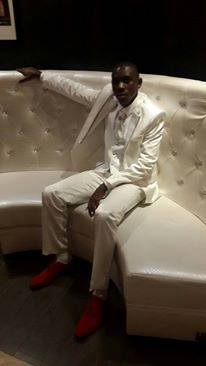
#> input picture ed1.jpg, 206 x 366 px
$ python corner_detection.py
#> lines starting #> are read from the running program, lines starting #| are printed output that depends on the picture
import numpy as np
from PIL import Image
import skimage.color as sc

i = np.array(Image.open("ed1.jpg"))
#> i is the input picture: shape (366, 206, 3); mean R, G, B 83.9, 73.5, 61.3
i_mono = sc.rgb2gray(i)
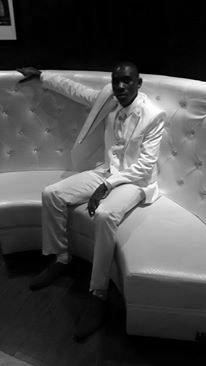
#> i_mono: shape (366, 206) float64; min 0, max 0.999, mean 0.294

 #Equalize the image and add noise
from skimage import exposure
import matplotlib.pyplot as plt
from PIL import Image
import numpy as np
import skimage

i_eq = exposure.equalize_hist(i_mono)
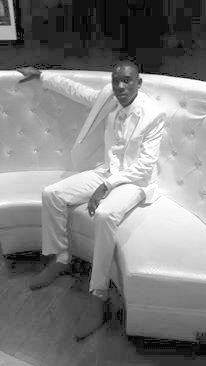
#> i_eq: shape (366, 206) float64; min 0.0303, max 1, mean 0.506


def corner_harr(im, min_distance = 10):
#> called with min_distance = 10
	from skimage.feature import corner_harris, corner_peaks
	mag = corner_harris(im)
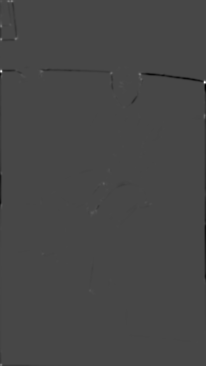
#> mag: shape (366, 206) float64; min -1.98, max 5.1, mean -0.00651; drawn with min black and max white
	return corner_peaks(mag, min_distance = min_distance)

harris = corner_harr(i_eq, 10)
#> harris = 91 pairs, first value 16 to 355, second value 13 to 193

def plot_harris(im, harris, markersize = 20, color = 'red'):
#> called with harris = array of shape (91, 2), markersize = 20, color = 'red'
	import matplotlib.pyplot as plt
	import numpy as np
	fig = plt.figure(figsize=(6, 6))
	fig.clf()
	ax = fig.gca()
	ax.imshow(np.array(im).astype(float), cmap=plt.get_cmap('gray'), interpolation='nearest', vmin=0, vmax=1)
	ax.plot(harris[:, 1], harris[:, 0], 'r+', color = color, markersize=markersize)
	plt.show()
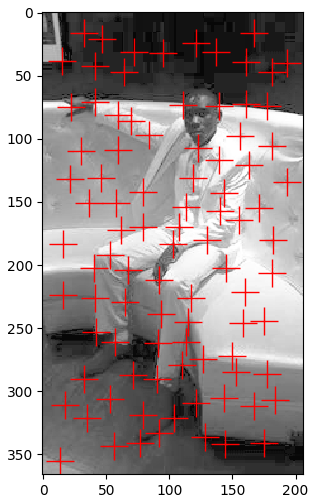
#> figure drawn by matplotlib, 1 panel
	return 'Done'

plot_harris(i_eq, harris)

$ run again, with ed2.jpg copied over ed1.jpg
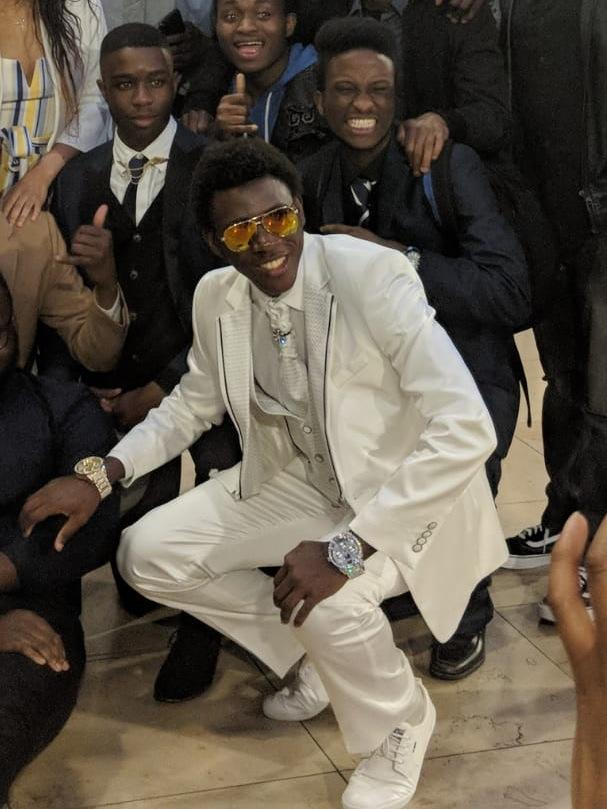
#> input picture ed2.jpg, 607 x 809 px
#> i is the input picture: shape (809, 607, 3); mean R, G, B 93.8, 85.1, 73.1
#> in corner_harr, `mag = corner_harris(im)`:
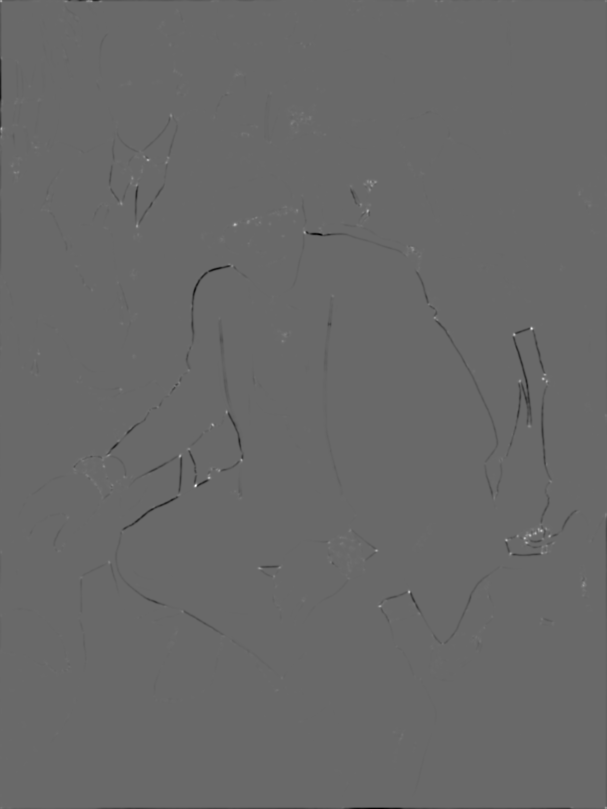
#> mag: shape (809, 607) float64; min -1.99, max 2.83, mean -0.00464; drawn with min black and max white
#> harris = 641 pairs, first value 10 to 798, second value 10 to 596
#> in plot_harris, `plt.show()`:
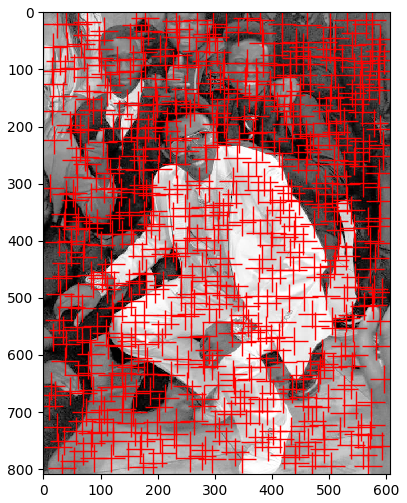
#> figure drawn by matplotlib, 1 panel
